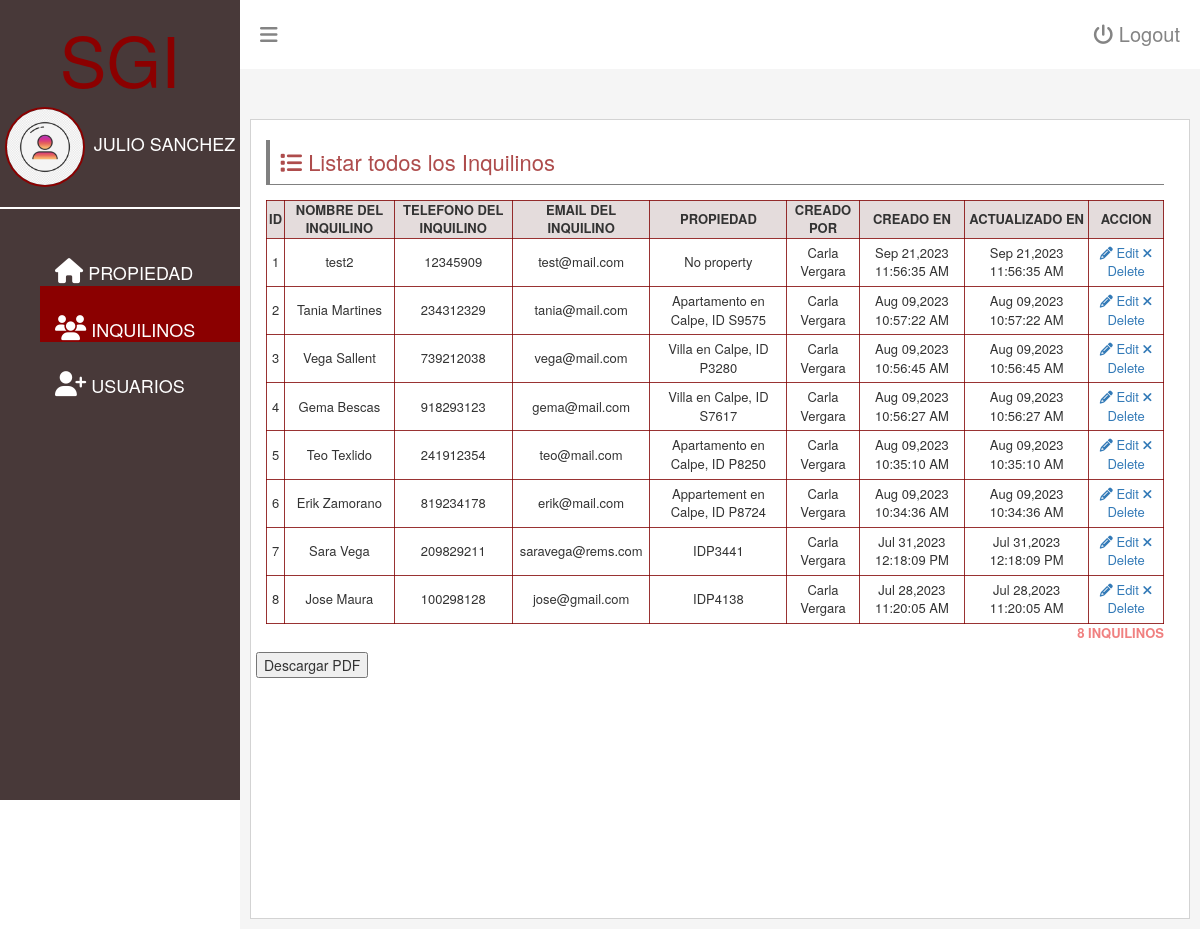
Page /tenant-view.php (signed in) on the committed database.
### tables this page shows
CREATE TABLE `tenants` (
  `id` int(11) NOT NULL,
  `tenant_name` varchar(200) NOT NULL,
  `tenant_phone` varchar(200) NOT NULL,
  `tenant_email` varchar(200) NOT NULL,
  `created_by` int(11) NOT NULL,
  `created_at` datetime NOT NULL,
  `updated_at` datetime NOT NULL
);

CREATE TABLE `users` (
  `id` int(11) NOT NULL,
  `first_name` varchar(50) NOT NULL,
  `last_name` varchar(50) NOT NULL,
  `password` varchar(300) NOT NULL,
  `email` varchar(50) NOT NULL,
  `created_at` datetime NOT NULL,
  `updated_at` datetime NOT NULL
);

### database/show.php (called while the page is built)
<?php
include("connection.php");
$table_name = $show_table;
$stmt = $conn->prepare("SELECT * FROM $table_name ORDER BY created_at DESC");
$stmt->execute();
$stmt->setFetchMode(PDO::FETCH_ASSOC);
return $stmt->fetchAll();

### tenant-view.php (the view, shortened to what this page needs)
<?php
    $show_table="tenants";
    $tenants = include("database/show.php");
?>
<!DOCTYPE html>
<html>
<head>
    <?php include("partials/app-header-scripts.php") ?>
</head>
<body>
    <div id="dashboardMainContainer">
        <?php include("partials/app-sidebar.php") ?>
        <div class="dashboard_content_container" id="dashboard_content_container">
            <?php include("partials/app-topnav.php") ?>
            <div class="dashboard_content">
            <div class="dashboard_content_main">
                    <div class="row">
                        <div class="column column-12" id="content">
                            <h1 class="section_header"><i class="fa fa-list"></i> Listar todos los Inquilinos</h1>
                            <div class="section_content">
                                <div class="users">
                                    <table>
                                        <thead>
                                            <tr>
                                                <th>Id</th>
                                                <th>Nombre del inquilino</th>
                                                <th>Telefono del inquilino</th>
                                                <th>Email del inquilino</th>
                                                <th>Propiedad</th>
                                                <th>Creado Por</th>
                                                <th>Creado En</th>
                                                <th>Actualizado En</th>
                                                <th>Accion</th>
                                            </tr>
                                        </thead>
                                        <tbody>
                                            <?php foreach($tenants as $index => $tenant){ ?>
                                                <tr>
                                                    <td><?= $index+1 ?></td>
                                                    <td><?= $tenant["tenant_name"] ?></td>
                                                    <td><?= $tenant["tenant_phone"] ?></td>
                                                    <td><?= $tenant["tenant_email"] ?></td>
                                                    <td>
                                                        <?php
                                                            $property_list = "No property";
                                                            $tid = $tenant["id"];
                                                            $stmt = $conn->prepare("SELECT property_name FROM properties, propertytenants WHERE propertytenants.tenant=$tid AND propertytenants.property = properties.id");
                                                            $stmt->execute();
                                                            $row = $stmt->fetchAll(PDO::FETCH_ASSOC);
                                                            if($row) {
                                                                $property_arr = array_column($row, "property_name");
                                                                $property_list = "<li>" . implode("</li><li>", $property_arr);
                                                            }
                                                            echo $property_list;
                                                        ?>
                                                    </td>
                                                    <td>
                                                        <?php
                                                            $uid = $tenant["created_by"];
                                                            $stmt = $conn->prepare("SELECT * FROM users WHERE id=$uid");
                                                            $stmt->execute();
                                                            $row = $stmt->fetch(PDO::FETCH_ASSOC);
                                                            $created_by_name = $row["first_name"]." ".$row["last_name"];
                                                            echo $created_by_name;
                                                        ?>
                                                    </td>
                                                    <td><?= date("M d,Y h:i:s A", strtotime($tenant["created_at"])) ?></td>
                                                    <td><?= date("M d,Y h:i:s A", strtotime($tenant["updated_at"])) ?></td>
                                                    <td>
                                                        <a href="" class="updateTenant" data-tid="<?= $tenant['id'] ?>"> <i class="fa fa-pencil"></i> Edit</a>
                                                        <a href="" class="deleteTenant" data-name="<?= $tenant['tenant_name'] ?>" data-tid="<?= $tenant['id'] ?>"><i class="fa fa-remove"></i> Delete</a>
                                                    </td>
                                                </tr>
                                            <?php } ?>
                                        </tbody>
                                    </table>
                                    <p class="userCount"><?= count($tenants) ?> inquilinos </p>
                                </div>
                            </div>
                        </div>
                        <button id="download-pdf">Descargar PDF</button>
                    </div>
                </div>
            </div>
        </div>
    </div>
<?php
    include("partials/app-scripts.php");
    $show_table = "properties";
    $properties = include("database/show.php");
?>
</body>
</html>

### css/login.css (style rules this page uses)
body { font-family: Arial, Helvetica, sans-serif; }
li { list-style-type: none !important; }
#dashboardMainContainer { display: flex; flex-direction: row; }
.dashboard_content_container { width:80%; background: whitesmoke; }
.dashboard_content { padding: 50px 10px 10px 10px; }
.dashboard_content_main { background: #fff; min-height: 800px; height: 100%; padding-left: 20px; border: 1px solid lightgray; }
.row { display: flex; flex-direction: row; flex-wrap: wrap; width: 100%; }
.column { width: 100%; padding: 0px 10px; }
h1.section_header { font-size: 22px; color:rgb(139, 0, 0, 0.7); border-bottom: 1px solid gray; padding-bottom: 10px; padding: 10px; border-left: 4px solid gray; margin-bottom: 15px; }
table, th, td { border: 1px solid rgb(128, 0, 0, 0.8); border-collapse:collapse; }
table { width: 100%; }
table th { font-size: 13px; text-transform: uppercase; text-align: center; background: rgb(202, 185, 185, 0.5); }
table td { font-size: 13px; text-align: center; padding: 5px; }
p.userCount { text-align: right; font-size: 13px; font-weight: bold; text-transform: uppercase; color: lightcoral; }

### rows in the picture
tenants: tenant_name "test2", tenant_phone "12345909", tenant_email "test@mail.com", property_list "No property", created_by.last_name "Carla Vergara", created_at "Sep 21,2023 11:56:35 AM", updated_at "Sep 21,2023 11:56:35 AM"
tenants: tenant_name "Tania Martines", tenant_phone "234312329", tenant_email "tania@mail.com", property_arr "Apartamento en Calpe, ID S9575", created_by.last_name "Carla Vergara", created_at "Aug 09,2023 10:57:22 AM", updated_at "Aug 09,2023 10:57:22 AM"
tenants: tenant_name "Vega Sallent", tenant_phone "739212038", tenant_email "vega@mail.com", property_arr "Villa en Calpe, ID P3280", created_by.last_name "Carla Vergara", created_at "Aug 09,2023 10:56:45 AM", updated_at "Aug 09,2023 10:56:45 AM"
tenants: tenant_name "Gema Bescas", tenant_phone "918293123", tenant_email "gema@mail.com", property_arr "Villa en Calpe, ID S7617", created_by.last_name "Carla Vergara", created_at "Aug 09,2023 10:56:27 AM", updated_at "Aug 09,2023 10:56:27 AM"
tenants: tenant_name "Teo Texlido", tenant_phone "241912354", tenant_email "teo@mail.com", property_arr "Apartamento en Calpe, ID P8250", created_by.last_name "Carla Vergara", created_at "Aug 09,2023 10:35:10 AM", updated_at "Aug 09,2023 10:35:10 AM"
tenants: tenant_name "Erik Zamorano", tenant_phone "819234178", tenant_email "erik@mail.com", property_arr "Appartement en Calpe, ID P8724", created_by.last_name "Carla Vergara", created_at "Aug 09,2023 10:34:36 AM", updated_at "Aug 09,2023 10:34:36 AM"
tenants: tenant_name "Sara Vega", tenant_phone "209829211", tenant_email "saravega@rems.com", property_arr "IDP3441", created_by.last_name "Carla Vergara", created_at "Jul 31,2023 12:18:09 PM", updated_at "Jul 31,2023 12:18:09 PM"
tenants: tenant_name "Jose Maura", tenant_phone "100298128", tenant_email "jose@gmail.com", property_arr "IDP4138", created_by.last_name "Carla Vergara", created_at "Jul 28,2023 11:20:05 AM", updated_at "Jul 28,2023 11:20:05 AM"

### other values in the picture
$user["first_name"] "JULIO"
$user["last_name"] "SANCHEZ"
count($tenants) "8"
